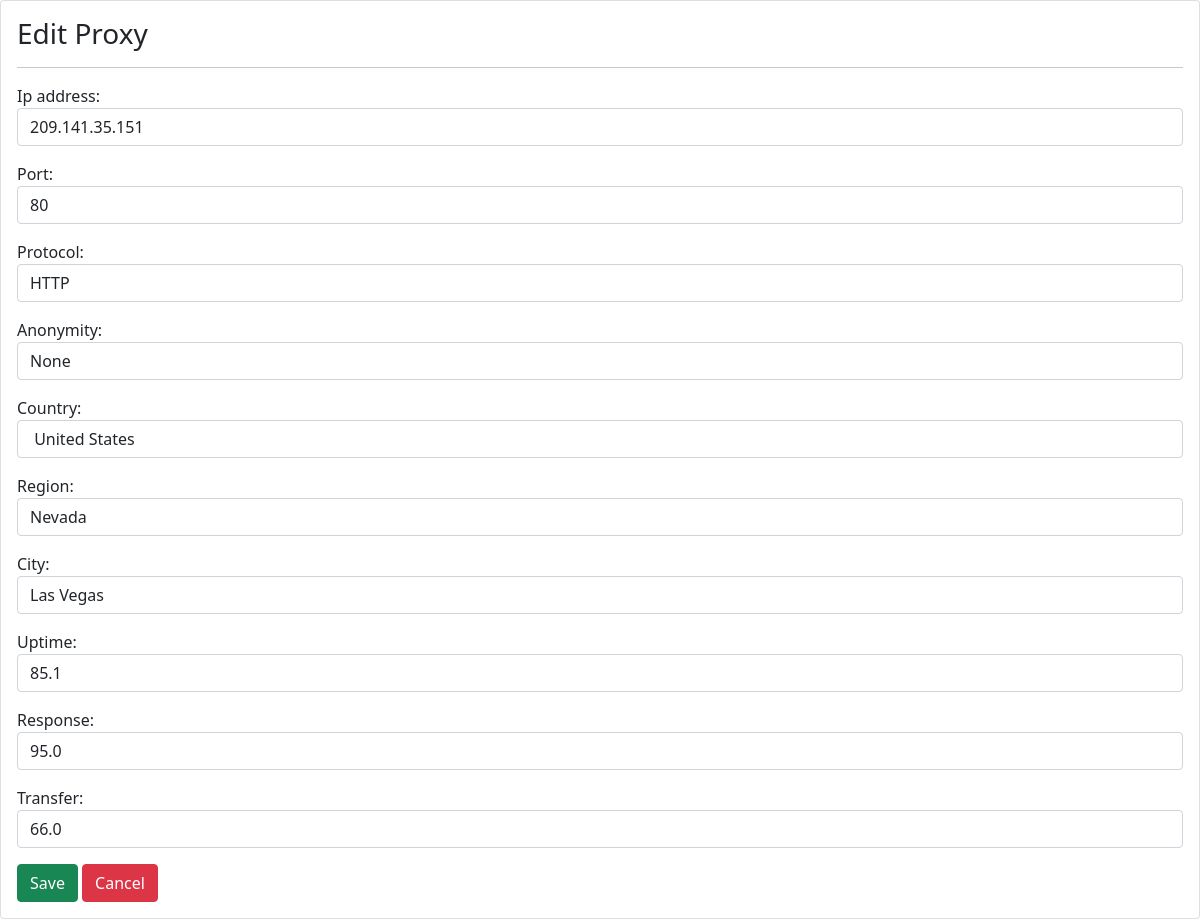
Page /edit/390 on the committed database.
### app/models.py (models this page shows)
class Proxylist(models.Model):
    ip_address = models.CharField(max_length=255)
    port = models.IntegerField(blank=True, null=True)
    protocol = models.CharField(max_length=255, blank=True, null=True)
    anonymity = models.CharField(max_length=255, blank=True, null=True)
    country = models.CharField(max_length=255, blank=True, null=True)
    region = models.CharField(max_length=255, blank=True, null=True)
    city = models.CharField(max_length=255, blank=True, null=True)
    uptime = models.FloatField(blank=True, null=True)
    response = models.FloatField(blank=True, null=True)
    transfer = models.FloatField(blank=True, null=True)

### app/views.py (the view)
# urls.py: path('edit/<int:proxy_pk>', views.EditProxy, name='editproxy' ),
def EditProxy(request, proxy_pk):
    proxy = Proxylist.objects.get(pk = proxy_pk)
    form = ProxyForm(request.POST or None, instance = proxy )
    if request.POST:
        if form.is_valid():
            form.save()
            return redirect('home')
    context = {
        'form' : form,
        'proxy' : proxy.id
    }
    return render(request, 'child/editproxy.html', context)

### app/forms.py
class ProxyForm(forms.ModelForm):
    class Meta:
        model = Proxylist
        exclude = ()
        widgets = {
            'ip_address' : forms.TextInput(attrs={'class' : 'form-control', 'autofocus' : '' }),
            'port' : forms.NumberInput(attrs={'class' : 'form-control' }),
            'protocol' : forms.TextInput(attrs={'class' : 'form-control'}),
            'anonymity' : forms.TextInput(attrs={'class' : 'form-control'}),
            'country' : forms.TextInput(attrs={'class' : 'form-control'}),
            'region' : forms.TextInput(attrs={'class' : 'form-control'}),
            'city' : forms.TextInput(attrs={'class' : 'form-control'}),
            'uptime' : forms.NumberInput(attrs={'class' : 'form-control' }),
            'response' : forms.NumberInput(attrs={'class' : 'form-control' }),
            'transfer' : forms.NumberInput(attrs={'class' : 'form-control' }),
        }

### app/templates/child/editproxy.html (shortened to what this page needs)
{% extends 'base.html' %}
{% block content %}
    <div class="card">
        <div class="card-body">
            <h3>Edit Proxy</h3>
            <hr>
            <form action="{% url 'editproxy' proxy %}" method="post">
                {{ form.as_p }}
                <button class="btn btn-success" type = "submit">Save</button>
                <a href="{% url 'home' %}" class="btn btn-danger">Cancel</a>
            </form>
        </div>
    </div>
{% endblock content %}

### rows in the picture
Proxylist: ip_address "209.141.35.151", port "80", protocol "HTTP", anonymity "None", country "United States", region "Nevada", city "Las Vegas", uptime "85.1", response "95.0", transfer "66.0"
